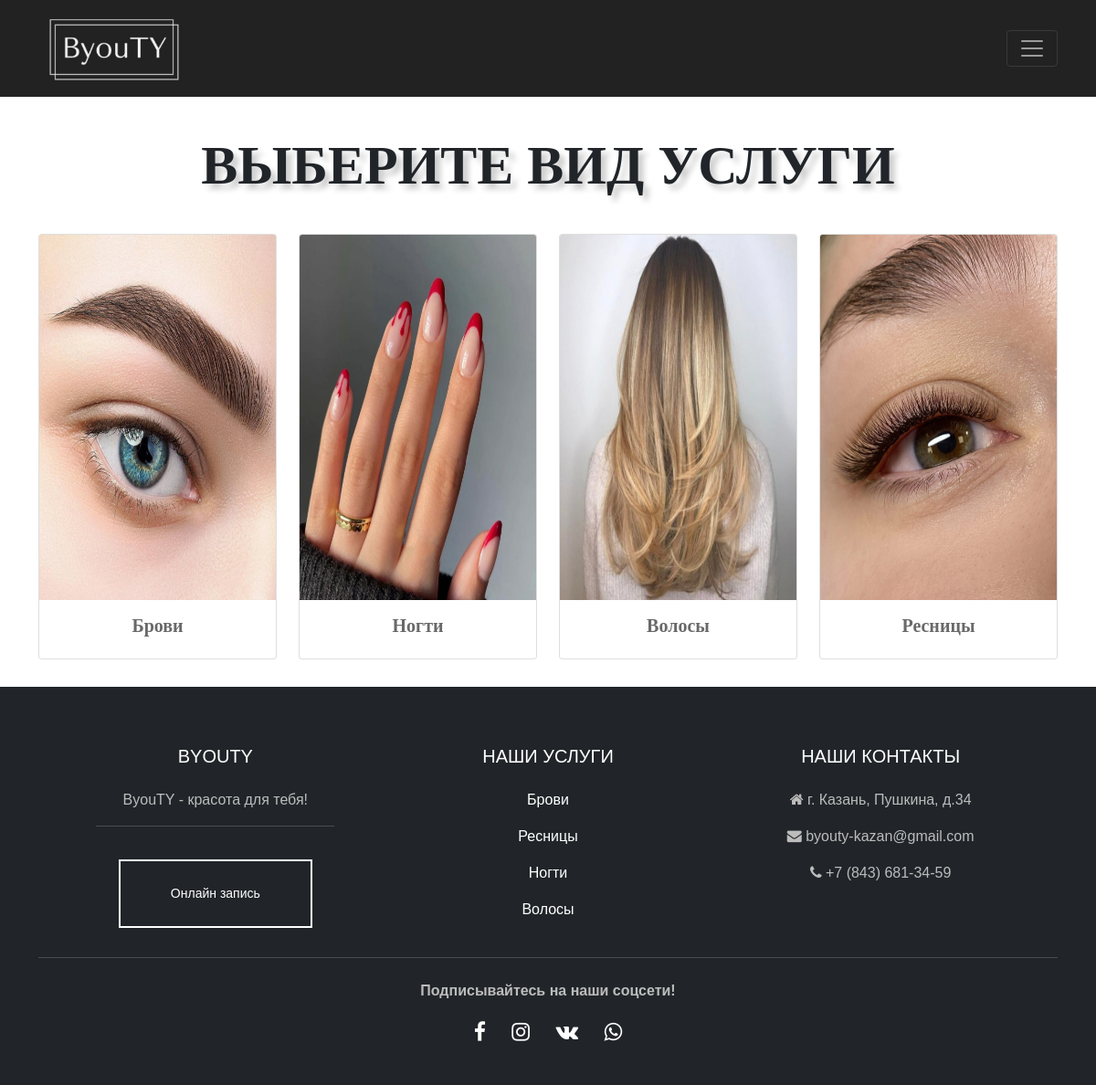
Page /zapis/ on the committed database.
### beauty/models.py (models this page shows, shortened)
class typeBeauty(models.Model):
    type = models.CharField(max_length=40)
    image = models.ImageField(upload_to='beauty/images/types', blank=True)

### zapis/views.py (the view)
# urls.py: path('zapis/', zapisViews.chooseType, name = 'zapis'),
def chooseType(request):
    types = typeBeauty.objects.all()
    return render(request, 'type.zapis.html', {'types':types})

### zapis/templates/type.zapis.html
{% extends 'base.html' %}
{% block content %}
<div class="container">
    <div class="advantages-title" style="margin-top: 30px;">
        ВЫБЕРИТЕ ВИД УСЛУГИ
    </div>
    <div class="row row-cols-1 row-cols-md-4 g-4">
        {% for type in types %}
        <div v-for="for type in types" class="col">
            <div class="card" style="margin-top: 30px; margin-bottom: 30px;">
                <img class="card-img-top" src="{{ type.image.url }}" style=" height: 400px; width: auto;"/>
                <div class="card-body" style="font-family:Garamond; font-weight: bold; text-align: center;">
                    <a href="{% url 'uslugi' type.id %}" class="card-links">
                    <h5 class="card-title fw-bold">{{ type.type }}</h5>
                    </a>
                </div>
            </div>
        </div>
        {% endfor %}
    </div>
</div>
{% endblock content %}

### beautysalon/static/styles/styles.css (style rules this page uses)
.advantages-title { margin-bottom: 0; text-align: center; font-size: 60px; text-decoration: none; font-family:Garamond; font-weight: 900; text-shadow: 6px 6px 6px rgba(0,0,0,.2); }
.card-links { text-decoration: none; color: #696969; }

### rows in the picture
typeBeauty: image (picture), type "Брови"
typeBeauty: image (picture), type "Ногти"
typeBeauty: image (picture), type "Волосы"
typeBeauty: image (picture), type "Ресницы"
